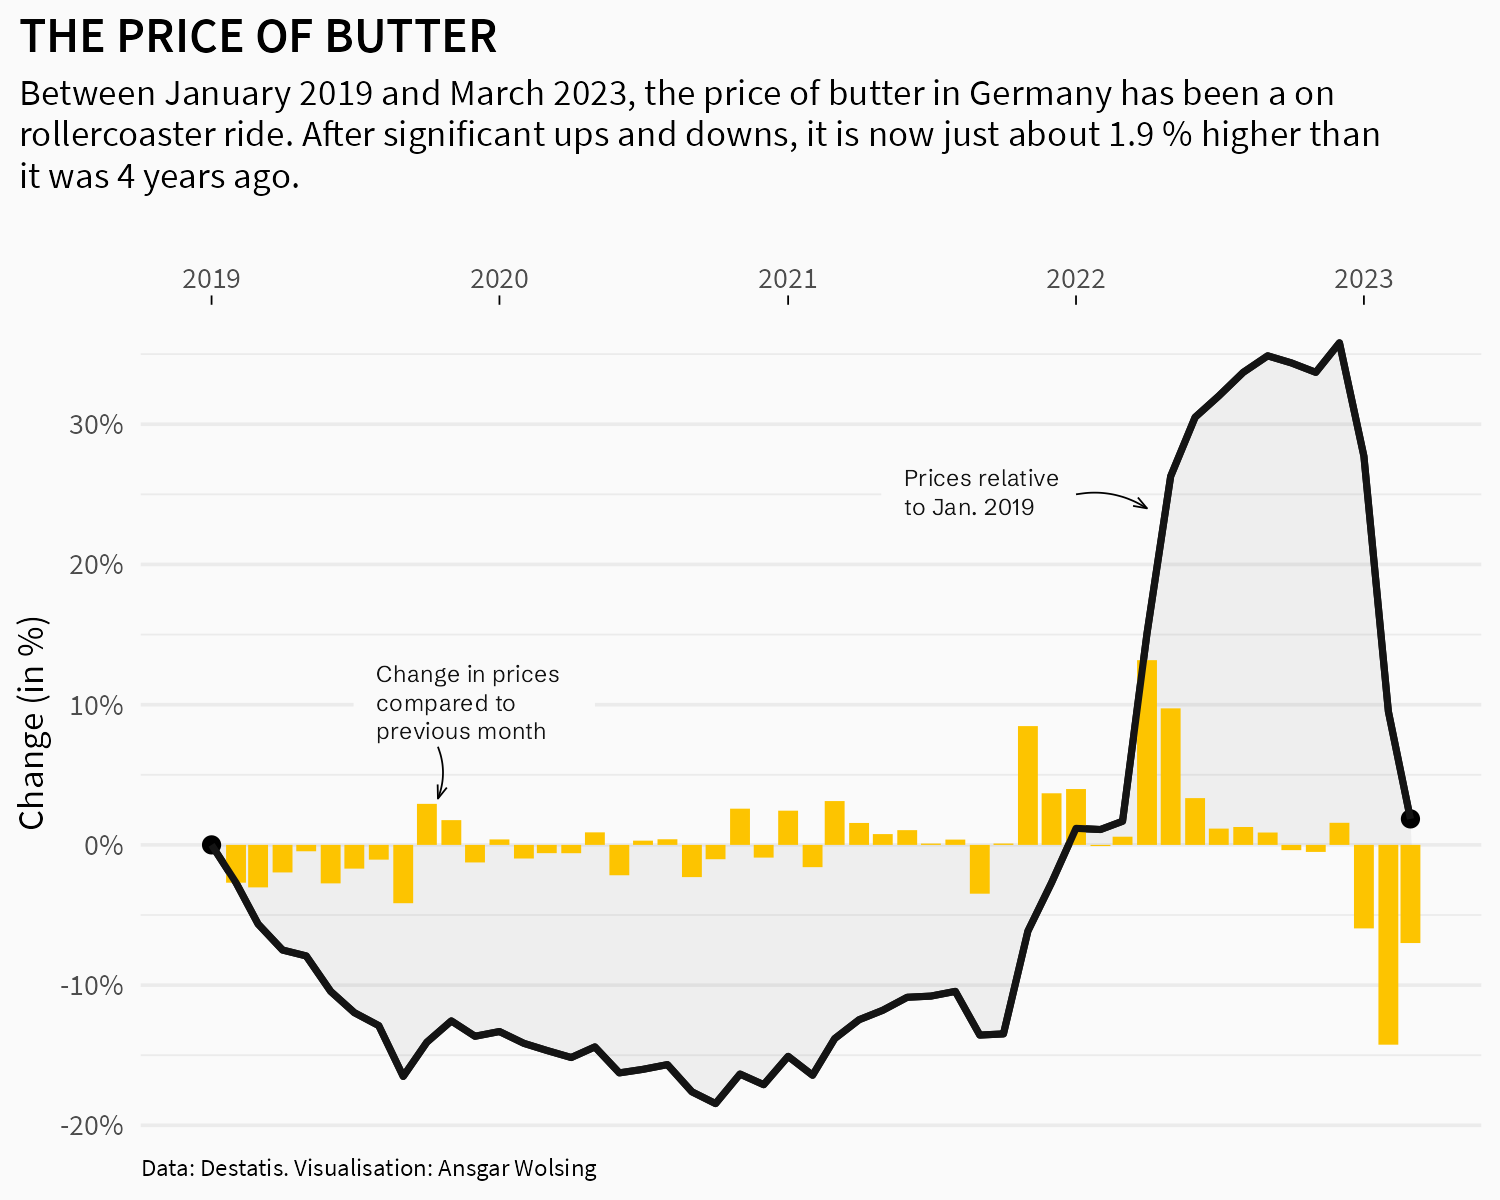

The script that saved this image:
library(tidyverse)
library(ggtext)
library(here)
library(lubridate)

base_path <- here("2023", "21")

#' Source: Destatis
#' 61111-0004
#' Download "Butter" (code CC13-01151), 2019-2023

df <- read_csv2(here(base_path, "61111-0004_$F_flat.csv"), na = "...",
                locale = locale(encoding = "ISO-8859-15"))

df_prep <- df %>% 
  select(year = Zeit, month = `2_Auspraegung_Code`,
           code = `3_Auspraegung_Code`, label = `3_Auspraegung_Label`,
         value = `PREIS1__Verbraucherpreisindex__2020=100`) %>% 
  filter(!is.na(value)) %>% 
  mutate(year_month = ymd(paste(year, str_sub(month, start = 6, end = 7), "01")),
         value = str_replace(value, ",", ".") %>% as.numeric(),
         value_rel_to_prev = value / lag(value, 1),
         value_rel_to_prev = replace_na(value_rel_to_prev, 1),
         change_to_prev_month = value_rel_to_prev - 1,
         value_rel_to_first = value / .$value[1] - 1)


bg_color <- "grey98"

df_prep %>% 
  ggplot(aes(year_month, change_to_prev_month)) +
  geom_area(
    aes(y = value_rel_to_first),
    col = "grey8", linewidth = 0.8, fill = alpha("grey50", 0.1)) +
  geom_point(
    data = ~subset(., year_month %in% c(min(year_month), max(year_month))),
    aes(y = value_rel_to_first)
  ) +
  geom_col(fill = "#FDC400") +
  geom_line(
    aes(y = value_rel_to_first),
    col = "grey8", linewidth = 0.8) +
  annotate(
    GeomTextBox,
    x = c(as_date("2020-05-01"), as_date("2022-03-01")),
    y = c(0.1, 0.25),
    label = c("Change in prices<br>compared to previous month",
              "Prices relative<br>to Jan. 2019"),
    fill = bg_color, box.size = 0, family = "Schibsted Grotesk",
    size = 2, hjust = 1, width = 0.18, col = "grey8"
  ) +
  annotate(
    "curve",
    x = c(as_date("2019-10-15"), as_date("2022-01-01")), 
    xend = c(as_date("2019-10-15"), as_date("2022-04-01")),
    y = c(0.07, 0.25), 
    yend = c(0.033, 0.24), 
    curvature = -0.2, linewidth = 0.2,
    arrow = arrow(angle = 20, length = unit(1.2, "mm"))
  ) +
  scale_x_date(position = "top") +
  scale_y_continuous(labels = scales::label_percent(), breaks = seq(-0.5, 0.5, 0.1)) +
  labs(
    title = toupper("The Price of Butter"),
    subtitle = "Between January 2019 and March 2023, the price of butter in 
    Germany has been a on rollercoaster ride. After significant ups and downs, it is
    now just about 1.9 % higher than it was 4 years ago.",
    caption = "Data: Destatis. Visualisation: Ansgar Wolsing",
    x = NULL,
    y = "Change (in %)"
  ) +
  theme_minimal(base_family = "Source Sans Pro", base_size = 9) +
  theme(
    plot.background = element_rect(color = bg_color, fill = bg_color),
    panel.grid.major.x = element_blank(),
    panel.grid.minor.x = element_blank(),
    plot.title = element_text(family = "Source Sans Pro SemiBold", size = 12),
    plot.subtitle = element_textbox(
      width = 0.95, lineheight = 1.1, margin = margin(t = 0,  b = 16)),
    plot.title.position = "plot",
    plot.caption = element_text(hjust = 0, size = 6),
    axis.text = element_text(),
    axis.ticks.x.top = element_line(linewidth = 0.2)
  )
ggsave(here(base_path, "21-up-down-butter.png"), width = 5, height = 4)
